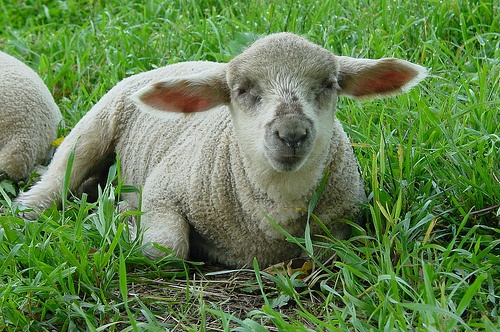
#> input picture data/1.jpg, 500 x 332 px
$ python study_SIFT.py
#> lines starting #> are read from the running program, lines starting #| are printed output that depends on the picture
'''

Scale Invariant Feature Transform (SIFT)
![paper](Distinctive Image Features from Scale-Invariant Keypoints)
[opencv 实现](http://opencv-python-tutroals.readthedocs.io/en/latest/py_tutorials/py_feature2d/py_sift_intro/py_sift_intro.html#exercises)

'''

import cv2

img = cv2.imread('data/1.jpg')
#> img is the input picture: shape (332, 500, 3); mean B, G, R 78, 129.5, 98.7
gray = cv2.cvtColor(img, cv2.COLOR_BGR2GRAY)
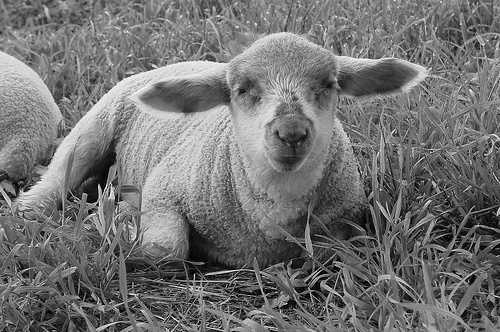
#> gray: shape (332, 500); min 0, max 252, mean 114.4

sift = cv2.xfeatures2d.SIFT_create()
kp = sift.detect(gray, None)
#> kp = 1778 keypoints; strongest (x, y, size): (97, 205, 1.9), (420, 302, 1.9), (440, 261, 1.9), (90, 212, 3.1)

img = cv2.drawKeypoints(gray, kp, img)
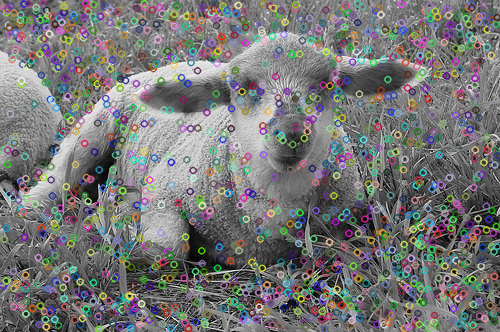
#> img: shape (332, 500, 3); mean B, G, R 117.7, 118, 117.9
cv2.imwrite('output/soft_keypoints.jpg', img)
